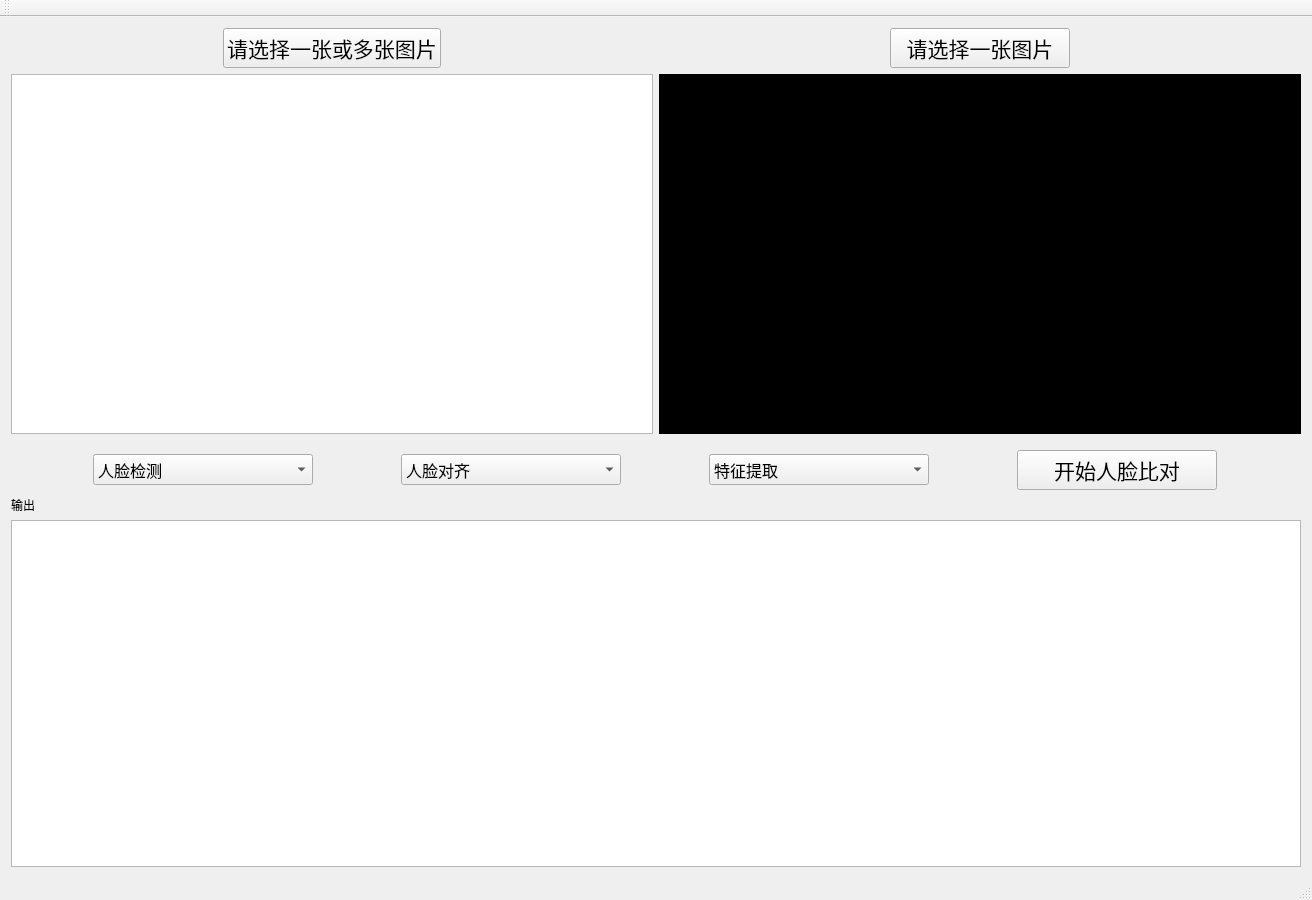
<?xml version="1.0" encoding="UTF-8"?>
<ui version="4.0">
 <class>FaceRecognitionClass</class>
 <widget class="QMainWindow" name="FaceRecognitionClass">
  <property name="geometry">
   <rect>
    <x>0</x>
    <y>0</y>
    <width>1312</width>
    <height>900</height>
   </rect>
  </property>
  <property name="windowTitle">
   <string>FaceRecognition</string>
  </property>
  <widget class="QWidget" name="centralWidget">
   <layout class="QGridLayout" name="gridLayout_2">
    <item row="0" column="0">
     <layout class="QGridLayout" name="gridLayout">
      <item row="0" column="0">
       <layout class="QHBoxLayout" name="horizontalLayout">
        <item>
         <layout class="QVBoxLayout" name="verticalLayout_11">
          <item alignment="Qt::AlignHCenter">
           <widget class="QPushButton" name="uploadButton1">
            <property name="maximumSize">
             <size>
              <width>250</width>
              <height>16777215</height>
             </size>
            </property>
            <property name="font">
             <font>
              <family>宋体</family>
              <pointsize>16</pointsize>
             </font>
            </property>
            <property name="toolTip">
             <string>选择一张或几张图片作为人脸库</string>
            </property>
            <property name="text">
             <string>请选择一张或多张图片</string>
            </property>
           </widget>
          </item>
          <item>
           <widget class="QListWidget" name="imglistWidget">
            <property name="enabled">
             <bool>true</bool>
            </property>
            <property name="minimumSize">
             <size>
              <width>640</width>
              <height>360</height>
             </size>
            </property>
            <property name="maximumSize">
             <size>
              <width>16777215</width>
              <height>16777215</height>
             </size>
            </property>
           </widget>
          </item>
         </layout>
        </item>
        <item>
         <layout class="QVBoxLayout" name="verticalLayout_7">
          <item>
           <layout class="QHBoxLayout" name="horizontalLayout_4">
            <item>
             <widget class="QPushButton" name="uploadButton2">
              <property name="maximumSize">
               <size>
                <width>180</width>
                <height>16777215</height>
               </size>
              </property>
              <property name="font">
               <font>
                <family>宋体</family>
                <pointsize>16</pointsize>
               </font>
              </property>
              <property name="toolTip">
               <string>选择一张图片与对人脸库比较</string>
              </property>
              <property name="text">
               <string>请选择一张图片</string>
              </property>
             </widget>
            </item>
           </layout>
          </item>
          <item>
           <widget class="QLabel" name="imglabel2">
            <property name="sizePolicy">
             <sizepolicy hsizetype="Expanding" vsizetype="Expanding">
              <horstretch>0</horstretch>
              <verstretch>0</verstretch>
             </sizepolicy>
            </property>
            <property name="minimumSize">
             <size>
              <width>640</width>
              <height>360</height>
             </size>
            </property>
            <property name="maximumSize">
             <size>
              <width>16777215</width>
              <height>16777215</height>
             </size>
            </property>
            <property name="styleSheet">
             <string notr="true">background-color: rgb(0, 0, 0);</string>
            </property>
            <property name="text">
             <string/>
            </property>
           </widget>
          </item>
         </layout>
        </item>
       </layout>
      </item>
     </layout>
    </item>
    <item row="1" column="0">
     <layout class="QHBoxLayout" name="horizontalLayout_7">
      <property name="topMargin">
       <number>10</number>
      </property>
      <item>
       <widget class="QComboBox" name="detection">
        <property name="maximumSize">
         <size>
          <width>220</width>
          <height>16777215</height>
         </size>
        </property>
        <property name="font">
         <font>
          <family>宋体</family>
          <pointsize>12</pointsize>
         </font>
        </property>
        <property name="toolTip">
         <string>人脸检测算法</string>
        </property>
        <property name="inputMethodHints">
         <set>Qt::ImhNone</set>
        </property>
        <item>
         <property name="text">
          <string>人脸检测</string>
         </property>
        </item>
       </widget>
      </item>
      <item>
       <widget class="QComboBox" name="alignment">
        <property name="maximumSize">
         <size>
          <width>220</width>
          <height>16777215</height>
         </size>
        </property>
        <property name="font">
         <font>
          <family>宋体</family>
          <pointsize>12</pointsize>
         </font>
        </property>
        <property name="toolTip">
         <string>人脸对齐算法</string>
        </property>
        <item>
         <property name="text">
          <string>人脸对齐</string>
         </property>
        </item>
       </widget>
      </item>
      <item>
       <widget class="QComboBox" name="featureExtraction">
        <property name="maximumSize">
         <size>
          <width>220</width>
          <height>16777215</height>
         </size>
        </property>
        <property name="font">
         <font>
          <family>宋体</family>
          <pointsize>12</pointsize>
         </font>
        </property>
        <property name="toolTip">
         <string>特征提取算法</string>
        </property>
        <item>
         <property name="text">
          <string>特征提取</string>
         </property>
        </item>
       </widget>
      </item>
      <item>
       <widget class="QPushButton" name="faceCompare">
        <property name="maximumSize">
         <size>
          <width>200</width>
          <height>16777215</height>
         </size>
        </property>
        <property name="font">
         <font>
          <family>宋体</family>
          <pointsize>16</pointsize>
         </font>
        </property>
        <property name="styleSheet">
         <string notr="true"/>
        </property>
        <property name="text">
         <string>开始人脸比对</string>
        </property>
       </widget>
      </item>
     </layout>
    </item>
    <item row="2" column="0">
     <layout class="QVBoxLayout" name="verticalLayout_2">
      <item>
       <widget class="QLabel" name="resultLabel">
        <property name="text">
         <string>输出</string>
        </property>
        <property name="textFormat">
         <enum>Qt::AutoText</enum>
        </property>
       </widget>
      </item>
      <item>
       <widget class="QTextBrowser" name="resultBrowser">
        <property name="font">
         <font>
          <family>宋体</family>
          <pointsize>12</pointsize>
         </font>
        </property>
       </widget>
      </item>
     </layout>
    </item>
   </layout>
  </widget>
  <widget class="QMenuBar" name="menuBar">
   <property name="geometry">
    <rect>
     <x>0</x>
     <y>0</y>
     <width>1312</width>
     <height>23</height>
    </rect>
   </property>
  </widget>
  <widget class="QToolBar" name="mainToolBar">
   <attribute name="toolBarArea">
    <enum>TopToolBarArea</enum>
   </attribute>
   <attribute name="toolBarBreak">
    <bool>false</bool>
   </attribute>
  </widget>
  <widget class="QStatusBar" name="statusBar"/>
 </widget>
 <layoutdefault spacing="6" margin="11"/>
 <resources>
  <include location="FaceRecognition.qrc"/>
 </resources>
 <connections/>
</ui>
